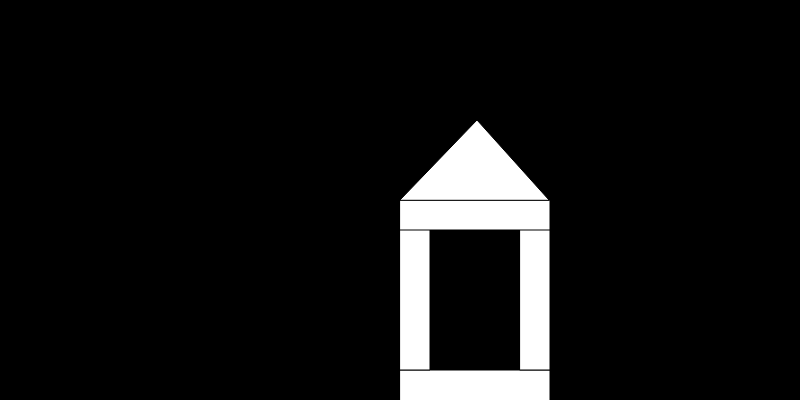
Frame 1 (no input)
Frame 60 (no input): identical to frame 1, image omitted
Frame 120 (the mouse pressed at the canvas centre since frame 60): identical to frame 1, image omitted

The p5.js sketch that drew this single still picture (run headless with seeded random() and noise() and a simulated clock; from frame 60 on, the mouse is pressed at the canvas centre):

// p5.js sketch
// ── sketch.js
function setup() {
  createCanvas(800,400);
  
}

function draw() {
  background("black");
  
  fill("white");
  rect(400,370,150,50);

  rect(400,220,30,150);
  
  rect(520,220,30,150);

  rect(400,200,150,30);

  fill("white");
  triangle(400,200,477,120,549,200);
  
}
